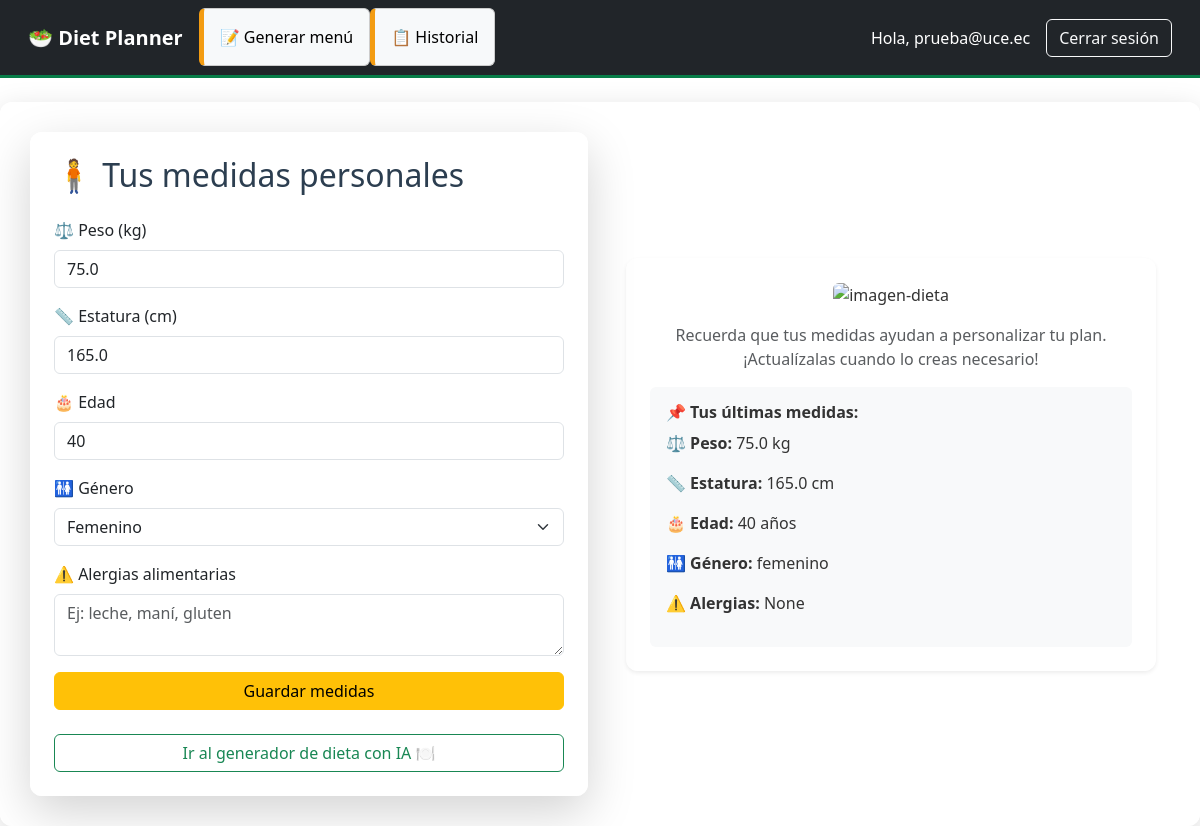
Page /dashboard (signed in) on the committed database.
### app/models.py (models this page shows)
class User(db.Model, UserMixin):
    id = db.Column(db.Integer, primary_key=True)
    email = db.Column(db.String(150), unique=True, nullable=False)
    password = db.Column(db.String(150), nullable=False)
    weight = db.Column(db.Float)
    height = db.Column(db.Float)
    age = db.Column(db.Integer)
    gender = db.Column(db.String(20))
    alergias = db.Column(db.Text)  # Puedes guardarlo como string separado por comas

### app/routes.py (the view)
@main.route('/dashboard', methods=['GET', 'POST'])
@login_required
def dashboard():
    form = MeasureForm()
    if form.validate_on_submit():
        current_user.weight = form.weight.data
        current_user.height = form.height.data
        current_user.age = form.age.data
        current_user.gender = form.gender.data
        current_user.alergias = request.form.get('alergias')  # 👈 aquí
        db.session.commit()
        flash("Medidas guardadas correctamente ✅", "success")
        return redirect(url_for('main.dashboard'))  # ← redirige después de guardar
    elif request.method == 'GET':
        form.weight.data = current_user.weight
        form.height.data = current_user.height
        form.age.data = current_user.age
        form.gender.data = current_user.gender
        form.alergias.data = current_user.alergias
    return render_template('dashboard.html', form=form, user=current_user, medidas=current_user, page_background="bg-plan")

### app/forms.py
class MeasureForm(FlaskForm):
    weight = FloatField('Peso (kg)', validators=[InputRequired()])
    height = FloatField('Estatura (cm)', validators=[InputRequired()])
    age = IntegerField('Edad', validators=[InputRequired()])
    gender = SelectField('Género', choices=[('masculino', 'Masculino'), ('femenino', 'Femenino')])
    alergias = TextAreaField('Alergias (separadas por coma)')
    submit = SubmitField('Guardar medidas')

### app/models.py (called while the page is built)
@login_manager.user_loader
def load_user(user_id):
    return User.query.get(int(user_id))

### app/templates/dashboard.html (shortened to what this page needs)
{% extends "base.html" %}
{% block content %}
<div class="row">
  <div class="col-md-6">
    <div class="card p-4 shadow-lg form-container">
      <h2 class="mb-4">🧍 Tus medidas personales</h2>
      <form method="POST">
        <div class="mb-3">
          <label class="form-label">⚖️ Peso (kg)</label>
          {{ form.weight(class="form-control") }}
        </div>
        <div class="mb-3">
          <label class="form-label">📏 Estatura (cm)</label>
          {{ form.height(class="form-control") }}
        </div>
        <div class="mb-3">
          <label class="form-label">🎂 Edad</label>
          {{ form.age(class="form-control") }}
        </div>
        <div class="mb-3">
          <label class="form-label">🚻 Género</label>
          {{ form.gender(class="form-select") }}
        </div>
        <div class="mb-3">
          <label class="form-label">⚠️ Alergias alimentarias</label>
          {{ form.alergias(class="form-control", placeholder="Ej: leche, maní, gluten") }}
        </div>
        <button class="btn btn-warning w-100">{{ form.submit.label }}</button>
      </form>
      <a href="{{ url_for('main.plan') }}" class="btn btn-outline-success mt-4 w-100">
        Ir al generador de dieta con IA 🍽️
      </a>
    </div>
  </div>
<div class="col-md-6 d-flex align-items-center justify-content-center">
  <div class="info-box p-4 shadow-sm text-center">
    <img src="{{ url_for('static', filename='img/fondo_plan.jpg') }}" class="img-fluid rounded" alt="imagen-dieta">
    <p class="mt-3 text-muted">
      Recuerda que tus medidas ayudan a personalizar tu plan. ¡Actualízalas cuando lo creas necesario!
    </p>
    {% if medidas %}
      <div class="text-start mt-3 bg-light p-3 rounded">
        <h6 class="fw-bold">📌 Tus últimas medidas:</h6>
        <p>⚖️ <strong>Peso:</strong> {{ medidas.weight }} kg</p>
        <p>📏 <strong>Estatura:</strong> {{ medidas.height }} cm</p>
        <p>🎂 <strong>Edad:</strong> {{ medidas.age }} años</p>
        <p>🚻 <strong>Género:</strong> {{ medidas.gender }}</p>
        <p>⚠️ <strong>Alergias:</strong> {{ medidas.alergias }}</p>
      </div>
    {% endif %}
  </div>
</div>
{% endblock %}

### app/templates/base.html (shortened to what this page needs)
<!doctype html>
<html lang="es">
  <head>
    <link href="https://cdn.jsdelivr.net/npm/bootstrap@5.3.3/dist/css/bootstrap.min.css" rel="stylesheet">
    <link rel="stylesheet" href="{{ url_for('static', filename='css/style.css') }}">
    <link rel="stylesheet" href="https://cdnjs.cloudflare.com/ajax/libs/font-awesome/6.5.0/css/all.min.css" />
  </head>
  <body class="{{ page_background }}">
    <nav class="navbar navbar-expand-lg navbar-dark bg-dark px-3">
  <div class="container-fluid">
    <a class="navbar-brand" href="{{ url_for('main.dashboard') }}">🥗 Diet Planner</a>
    <div class="collapse navbar-collapse" id="navbarNav">
      {% if current_user.is_authenticated %}
        <ul class="navbar-nav me-auto mb-2 mb-lg-0">
          <li class="nav-item">
            <a class="nav-link" href="{{ url_for('main.plan') }}">📝 Generar menú</a>
          </li>
          <li class="nav-item">
            <a class="nav-link" href="{{ url_for('main.historial_menus') }}">📋 Historial</a>
          </li>
        </ul>
        <span class="navbar-text text-white me-3">
          Hola, {{ current_user.email }}
        </span>
        <a class="btn btn-outline-light" href="{{ url_for('auth.logout') }}">Cerrar sesión</a>
      {% endif %}
    </div>
  </div>
</nav>
    <div class="container mt-4" style="max-width: 1200px;">
      {% block content %}{% endblock %}
    </div>
  </body>
</html>

### app/static/css/style.css (style rules this page uses)
body { font-family: 'Segoe UI', sans-serif; background: url('../img/fondo.jpg') no-repeat center center fixed; background-size: cover; color: #333; margin: 0; padding: 0; }
h1, h2, h3 { color: #2c3e50; }
.navbar { background-color: #2c3e50; border-bottom: 3px solid #087d48; }
.navbar-brand { font-weight: bold; color: #ffffff !important; }
.nav-link { color: #000000 !important; }
.container { background: rgba(255, 255, 255, 0.88); border-radius: 12px; padding: 30px; margin-top: 40px; box-shadow: 0 8px 30px rgba(0, 0, 0, 0.15); }
ul { list-style: none; padding: 0; }
ul li { background: #f7f9fa; border: 1px solid #ccc; border-left: 5px solid #f39c12; padding: 8px; margin-bottom: 1px; border-radius: 6px; }
.card { border: none; background: #fdfdfd; box-shadow: 0 4px 10px rgba(0, 0, 0, 0.08); border-radius: 10px; padding: 20px; }
.bg-plan { background: url('../img/fondo_plan.jpg') no-repeat center center fixed; background-size: cover; }
.form-container { background-color: rgba(255, 255, 255, 0.95); border-radius: 12px; }
.info-box { background-color: rgba(255, 255, 255, 0.85); border-radius: 12px; max-width: 95%; }

### rows in the picture
User: email "prueba@uce.ec", weight "75.0", height "165.0", age "40", gender "Femenino", gender "femenino", alergias "None"
